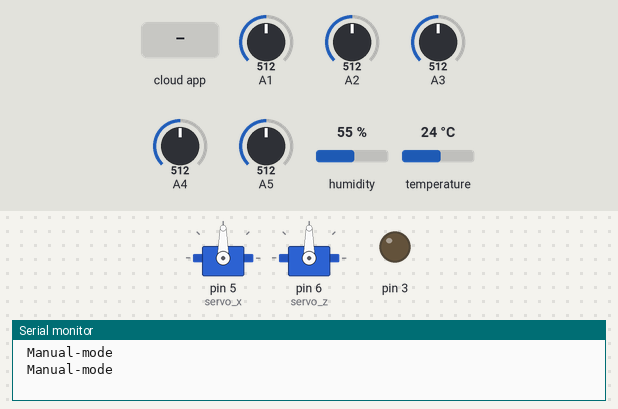
Bench run of a sketch on a simulated Arduino Uno, built with avr-gcc and run on an emulated ATmega328P. On the bench: 2 × servo, output pins drawn as LEDs (lit = HIGH), the last lines printed to the serial monitor. The inputs (shaded band) are chosen by the test bench; at power-on: A2 = 512, A5 = 512, A3 = 512, A4 = 512, A1 = 512, humidity 55 %, temperature 24 °C.

Above: at 2.7 s.
2.8 s: the phone or cloud app sets 8 to 1
At 4.5 s:
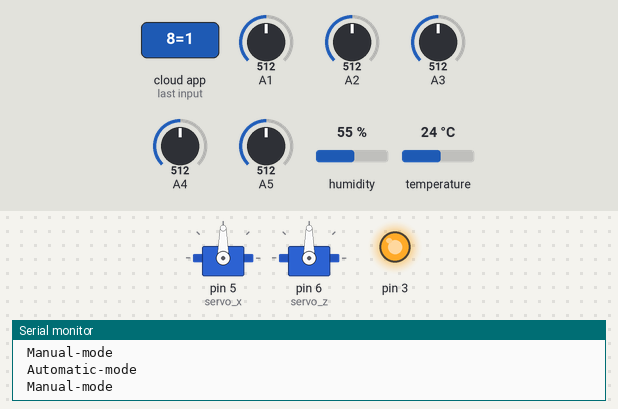
5.0 s: A2 set to 542
At 12.4 s:
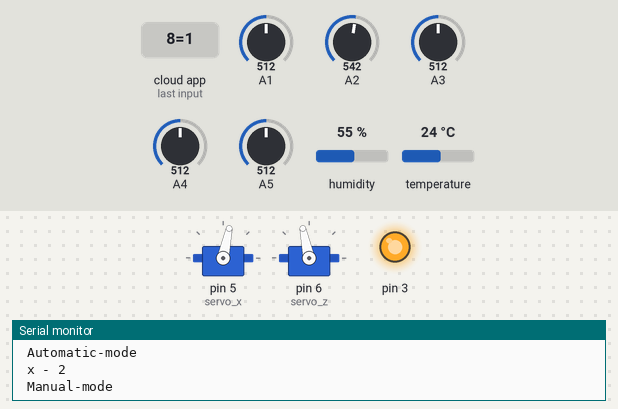
14.1 s: A5 set to 493
At 22.3 s:
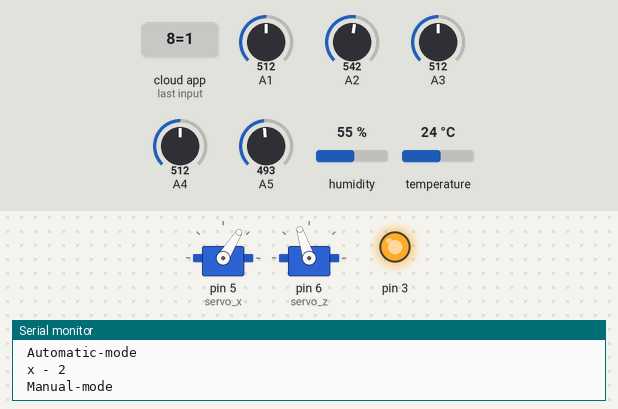
26.4 s: A3 set to 558
At 32.9 s:
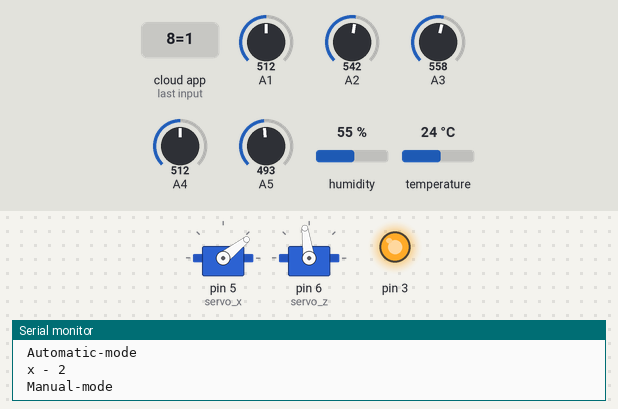
34.6 s: A4 set to 716
41.8 s: the phone or cloud app sets 8 to 0
At 42.9 s:
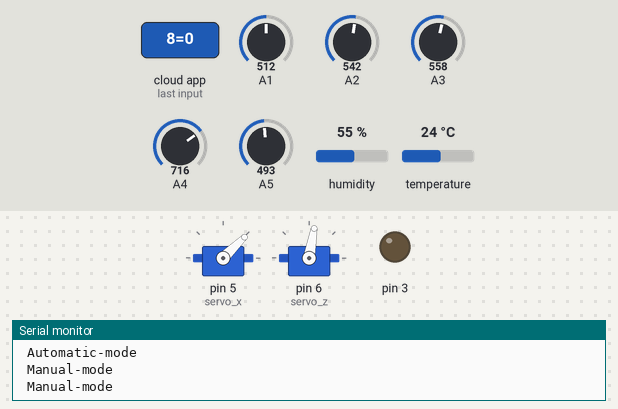
Timing chart, 0 to 44.8 s (numbered marks = the images above; inputs shaded):
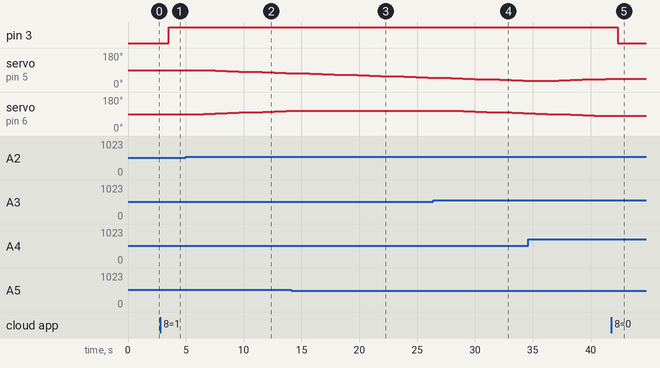

Measured:
- the behaviour switches between 533 and 534 on A2 (found by bisection; images 1 and 2)
- the behaviour switches between 504 and 503 on A5 (found by bisection; images 2 and 3)
- the behaviour switches between 543 and 544 on A3 (found by bisection; images 3 and 4)
- after the input at 2.8 s, pin 3: LOW → HIGH after 0.71 s
- after the input at 5.0 s, servo on pin 5 (servo_x): moves from 90° to 74° over 7.2 s, starting after 1.5 s; servo on pin 6 (servo_z): moves from 90° to 106° over 7.2 s, starting after 1.5 s
- after the input at 14.1 s, servo on pin 6 (servo_z): goes on until 14.7 s, then stays 108°
- after the input at 26.4 s, servo on pin 6 (servo_z): moves from 108° to 94° over 6.2 s, starting after 1.6 s
- after the input at 41.8 s, pin 3: HIGH → LOW after 0.55 s; servo on pin 5 (servo_x): stays 44° (without the input it goes to 46° after 0.55 s); servo on pin 6 (servo_z): stays 80° (without the input it goes to 78° after 0.57 s)

The sketch:

sketch1.ino
```cpp
/***************************************************************
 PROJECT: IoT based solar tracker system / the embedded software
 Aboubakr El Hammoumi/ aboubakr.elhammoumi@usmba.ac.ma
***************************************************************/

#define CAYENNE_PRINT Serial
#include <CayenneMQTTEthernet.h>    //CayenneMQTT library
#include <Servo.h>                  //Servo motor library
#include <DHT.h>                    //DHT library
#define DHTTYPE DHT22
#define DHTPIN 2
DHT dht(DHTPIN,DHTTYPE);

//MQTT credentials
char username[]="5179f440-230c-11ed-bf0a-bb4ba43bd3f6";
char password[]="1c9acb501694ed38a8b565f3b802b2176594ab64";
char clientID[]="7349f5c0-230c-11ed-baf6-35fab7fd0ac8";

Servo servo_x;                   //up-down servomotor
int servoh = 0;
int servohLimitHigh = 170;
int servohLimitLow = 10;

Servo servo_z;                   //left-right servomotor
int servov = 0;
int servovLimitHigh = 170;
int servovLimitLow = 10;

int topl,topr,botl,botr;
int threshold_value=10;
float Vout;

void setup()
{ Serial.begin(9600);
  Cayenne.begin(username, password, clientID);
  servo_x.attach(5);
  servo_z.attach(6);
  dht.begin();
  pinMode(3,OUTPUT);
  digitalWrite(3,LOW);
}

void loop()
{ topr= analogRead(A2);
  topl= analogRead(A3);
  botl= analogRead(A4);
  botr= analogRead(A5);
  Vout=(analogRead(A1) * 5.0) / 1023;
  Serial.println(" Manual-mode");
  Cayenne.loop();

  if (digitalRead(3)==HIGH){
    Serial.println(" Automatic-mode");
    servoh = servo_x.read();
    servov = servo_z.read();
    int avgtop = (topr + topl) / 2;
    int avgbot = (botr + botl) / 2;
    int avgright = (topr + botr) / 2;
    int avgleft = (topl + botl) / 2;
    int diffhori= avgtop - avgbot;
    int diffverti= avgleft - avgright;

    /*tracking according to horizontal axis*/
    if (abs(diffhori) <= threshold_value)
    {
     servo_x.write(servoh);            //stop the servo up-down
    }else {
       if (diffhori > threshold_value)
          { Serial.println(" x - 2 ");
          servo_x.write(servoh -2);    //Clockwise rotation CW
          if (servoh > servohLimitHigh)
          {
           servoh = servohLimitHigh;
          }
          delay(10);
          }else {
           servo_x.write(servoh +2);   //CCW
           if (servoh < servohLimitLow)
           {
           servoh = servohLimitLow;
           }
           delay(10);
           }
      }
    /*tracking according to vertical axis*/
    if (abs(diffverti) <= threshold_value)
    {
     servo_z.write(servov);       //stop the servo left-right
    }else{
       if (diffverti > threshold_value)
       {
       servo_z.write(servov -2);  //CW
       if (servov > servovLimitHigh)
       {
       servov = servovLimitHigh;
       }
       delay(10);
       }else{
        servo_z.write(servov +2);  //CCW
        if (servov < servovLimitLow)
        {
        servov = servovLimitLow;
        }
        delay(10);
        }
     }
  }
}
// Cayenne Functions
CAYENNE_IN(8){
  int value = getValue.asInt();
  CAYENNE_LOG("Channel %d, pin %d, value %d", 8, 3, value);
  digitalWrite(3,value);
}
CAYENNE_IN(7){ //up-down servo motor
  if (digitalRead(3)==HIGH){ //Automatic_mode
  }
  else{ //Manual_mode
  servo_x.write(getValue.asDouble() * 180);
  }
}
CAYENNE_IN(6){ //left-right servo motor
  if (digitalRead(3)==HIGH){
  }
  else{
  servo_z.write(getValue.asDouble() * 180);
  }
}

CAYENNE_OUT(0) { //Current
  float current = Vout/10;
  Cayenne.virtualWrite(0, current,"current", "a");
  Serial.print("Current: ");
  Serial.println(current);
}
CAYENNE_OUT(1) { //Voltage
  float voltage = Vout * 2;
  Cayenne.virtualWrite(1, voltage,"voltage", "v");
  Serial.print("Voltage: ");
  Serial.println(voltage);
}
CAYENNE_OUT(2){ //LDR Top-right
  Cayenne.virtualWrite(2, topr, "ratio", "r");
  Serial.print("Topr LDR:");
  Serial.println(topr);
}
CAYENNE_OUT(3){ //LDR Top-left
  Cayenne.virtualWrite(3, topl, "ratio", "r");
  Serial.print("Topl LDR:");
  Serial.println(topl);
}
CAYENNE_OUT(4){ //LDR Bot-left
  Cayenne.virtualWrite(4, botl, "ratio", "r");
  Serial.print("Botl LDR:");
  Serial.println(botl);
}
CAYENNE_OUT(5){ //LDR Bot-right
  Cayenne.virtualWrite(5, botr, "ratio", "r");
  Serial.print("Botr LDR:");
  Serial.println(botr);
}
CAYENNE_OUT(10) { //Power
  float power = (Vout * 2 * Vout)/10 ;
  Cayenne.virtualWrite(10, power,"power", "w");
  Serial.print("Power: ");
  Serial.println(power);
}
CAYENNE_OUT(11){ //Temperature
  float t = dht.readTemperature();
  //int chk = dht.read(DHT22PIN);
  Cayenne.virtualWrite(11, t, TYPE_TEMPERATURE, UNIT_CELSIUS);
  Serial.print("temperature: ");
  Serial.println(t);
}
CAYENNE_OUT(12){ //Huidity
  float h = dht.readHumidity();
  //int chk = dht.read(DHT22PIN);
  Cayenne.virtualWrite(12, h, "rel_hum", "p");;
  Serial.print("humidity: ");
  Serial.println(h);
}
```
